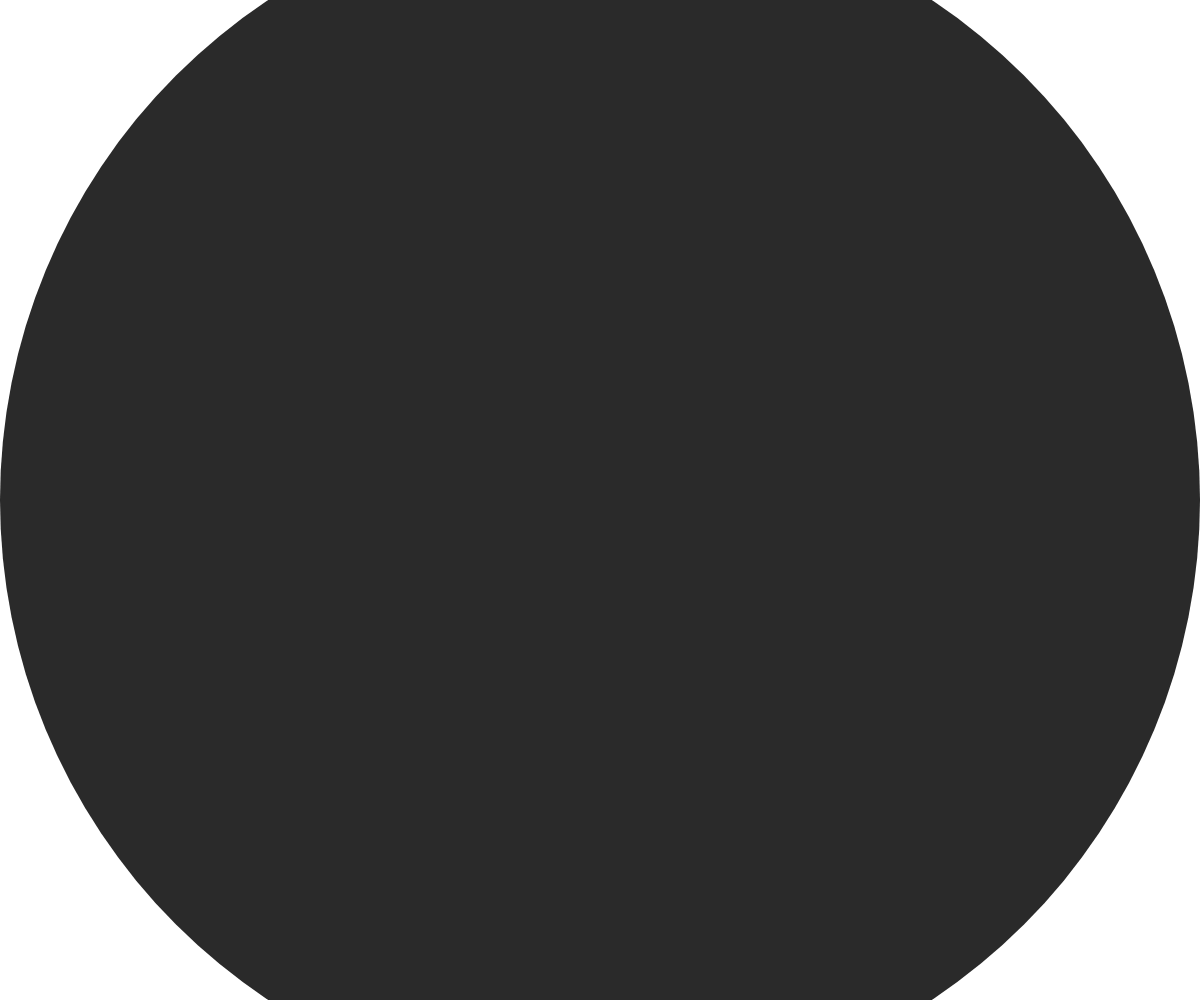
Frame 1 (no input)
Frame 60 (no input): identical to frame 1, image omitted
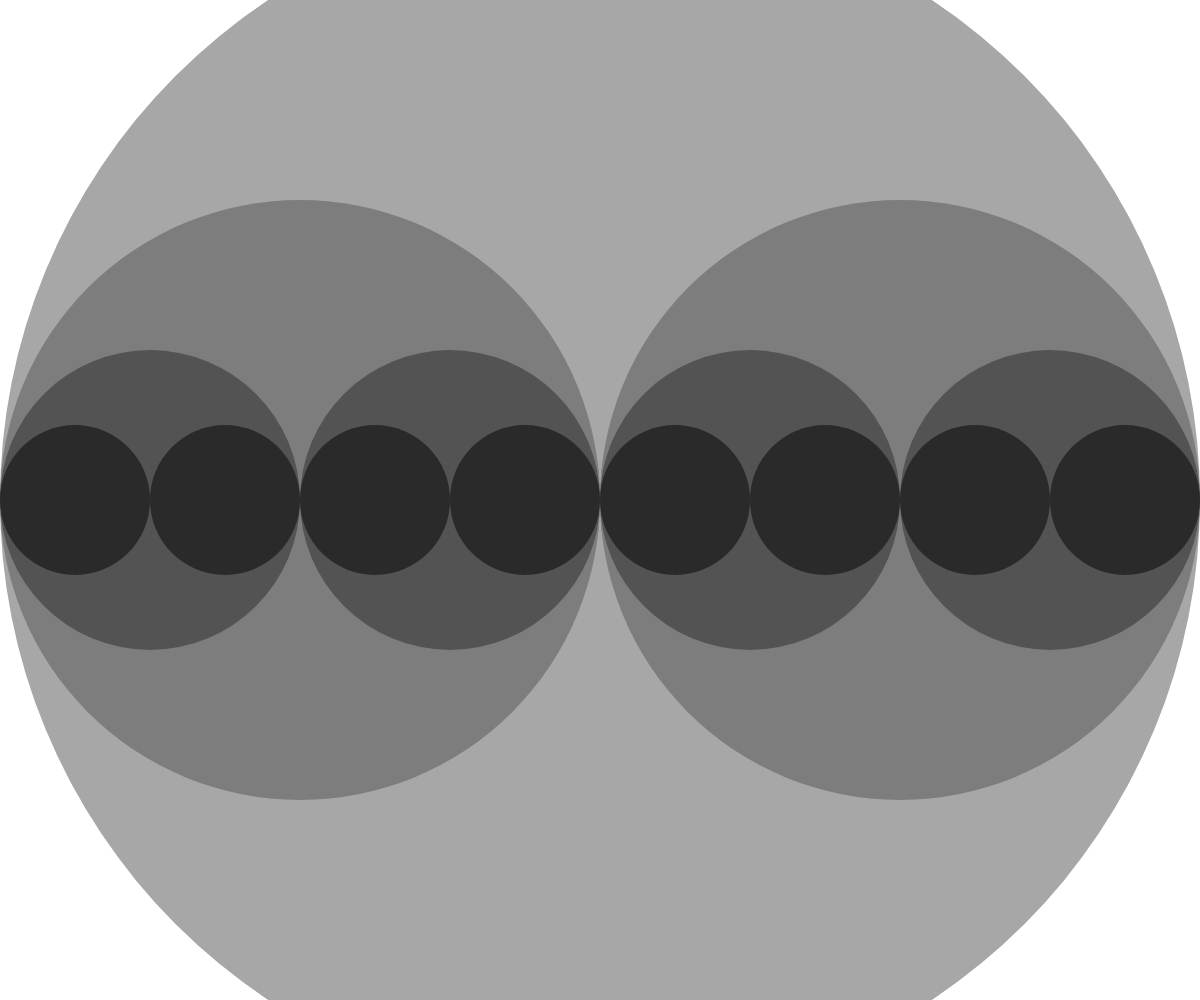
Frame 120 (the mouse pressed at the canvas centre since frame 60)

The p5.js sketch that drew these frames (run headless with seeded random() and noise() and a simulated clock; from frame 60 on, the mouse is pressed at the canvas centre):

// p5.js sketch
// ── sketch.js
// Recursive Circles
// Roger Lam
// May 7, 2018

function setup() {
  createCanvas(windowWidth, windowHeight);
  noStroke();
}

function draw() {
  background(255);
  let theLevel = int(map(mouseX, 0, width, 1, 8));
  drawCircle(width / 2, width / 2, theLevel);
}

function drawCircle(x, radius, level) {
  let fillColor = 125 * level / 3;
  fill(fillColor);
  ellipse(x, height / 2, radius * 2, radius * 2);

  if (level > 1) {
    level = level - 1;
    drawCircle(x - radius / 2, radius / 2, level);
    drawCircle(x + radius / 2, radius / 2, level);
  }
}
